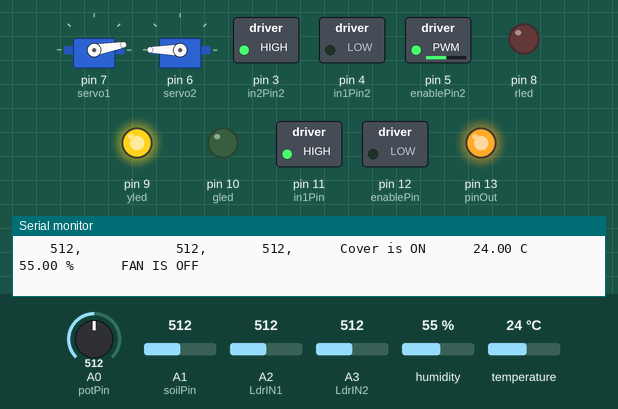
This sketch was run on a simulated Arduino Uno, built with avr-gcc and run on an emulated ATmega328P. On the bench: 2 × servo, switched loads named in the sketch (green lamp = pin HIGH), output pins drawn as LEDs (lit = HIGH), the last lines printed to the serial monitor. Inputs (shaded band) come from the test bench; at power-on: temperature 24 °C, A1 (soilPin) = 512, A0 (potPin) = 512, A2 (LdrIN1) = 512, A3 (LdrIN2) = 512, humidity 55 %.

Above: at 1.2 s.
1.3 s: temperature set to 28 °C
3.3 s: temperature set to 31 °C
At 5.0 s:
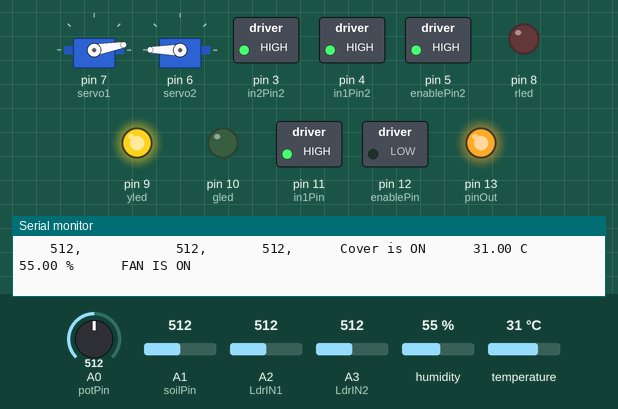
5.7 s: A1 (soilPin) set to 485
At 7.2 s:
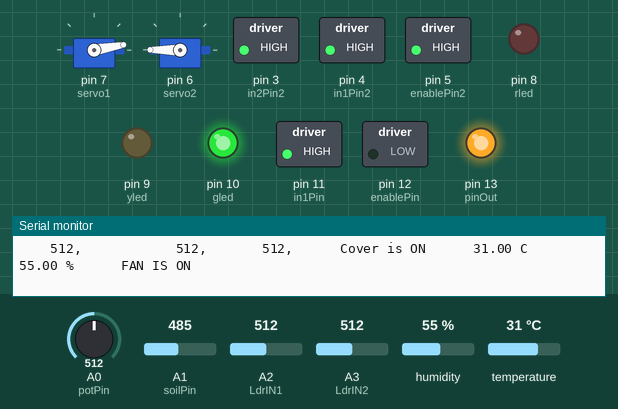
7.7 s: A1 (soilPin) set to 810
At 9.4 s:
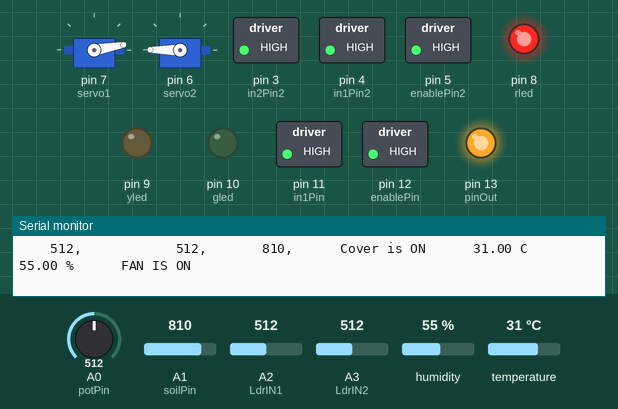
9.8 s: A0 (potPin) set to 500
At 11.5 s:
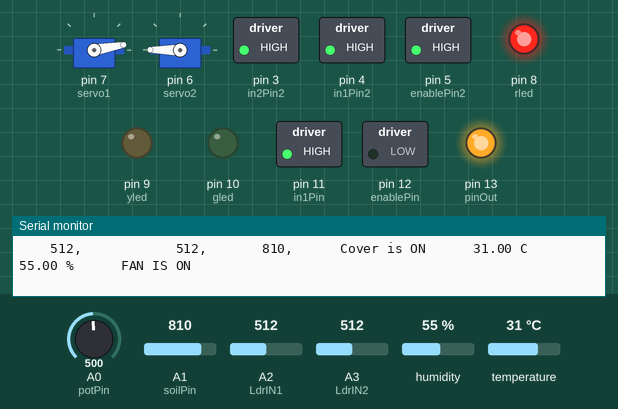
11.8 s: temperature set to 12 °C
At 13.8 s:
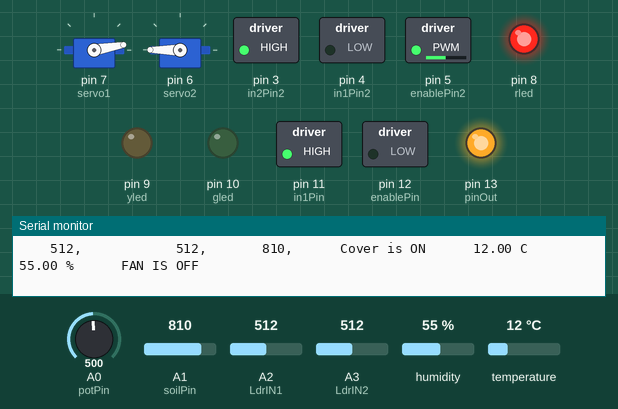
Timing chart, 0 to 14.9 s (numbered marks = the images above; inputs shaded):
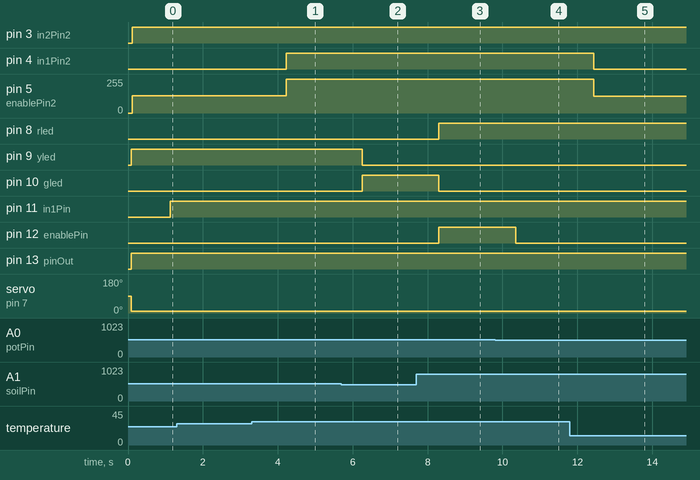

The sketch:

sketch_oct10b.ino
```cpp
#include <dht.h>
#include <Servo.h>
/*************************************/
dht DHT;
/************ COVER    ****************/
Servo servo1;
Servo servo2;
int LdrIN1 = A2; //light sensor 1
int LdrIN2 = A3; //light sensor 2
int lightValue1 = 0;
int lightValue2 = 0;
/************  COVER END  ****************/

/**************  WATER PUMP  *******************/
int enablePin = 12;
int in1Pin = 11;
//int in2Pin = 9;
int pinOut = 13;
//int switchPin = 7;
int potPin = A0;
//int statusPin= 13;
int soilPin = A1;
int soilValue;
int gled = 10;
int yled = 9;
int rled = 8;
int speed;
int speed2;
/*********   WATER PUMP END  **************/

/*****  TEMPERATURE CONTROL SYSTEM  *******/
int enablePin2 = 5;
int in1Pin2 = 4;
int in2Pin2 = 3;
int switchPin2 = 1;

int potPin2 = 0; //***///**//*CAUTION---------------

//int statusPin= 13;
int DHT11_PIN= A4;
/***  TEMPERATURE CONTROL SYSTEM END ***/

void setup()
{
  Serial.begin(9600);
  pinMode(in1Pin, OUTPUT); //pin 10
  //pinMode(in2Pin, OUTPUT);
  pinMode(pinOut, OUTPUT); //pin 9
  pinMode(enablePin, OUTPUT); //pin 11
  //pinMode(switchPin, INPUT_PULLUP); //pin 7
  //pinMode(statusPin,OUTPUT); //pin 13 // not in use
  pinMode(gled, OUTPUT); //green
  pinMode(yled, OUTPUT); //yellow
  pinMode(rled, OUTPUT); //red
  pinMode(LdrIN1, INPUT);
  pinMode(LdrIN2, INPUT);
  //pinMode(ServoOut, OUTPUT);
   Serial.println("Light Sensor 1,\t\tLight Sensor 2,\t\tSoil Moisture,\t\tCover Status,\t\tTemperature,\t\tHumidity,\t\tFan Status");
   servo1.attach(7);
   servo2.attach(6);

/*********  TEMPERATURE CONTROL SYSTEM  **************/
  pinMode(DHT11_PIN,INPUT);
  pinMode(in1Pin2, OUTPUT);/*PIN10*/
  pinMode(in2Pin2, OUTPUT);/*PIN9*/
  pinMode(enablePin2, OUTPUT);/**/
  pinMode(switchPin2, INPUT_PULLUP);
  //pinMode(statusPin,OUTPUT);
/*********  TEMPERATURE CONTROL SYSTEM END  ******************/
}

void loop()
{
  lightValue1 = analogRead(LdrIN1);
  lightValue2 = analogRead(LdrIN2);
  Serial.print("    ");
  Serial.print(lightValue1);
  Serial.print(",      \t\t  ");
  Serial.print(lightValue2);
  Serial.print(", \t\t\t");
  Serial.print(soilValue);
  Serial.print(",  \t\t");

  //digitalWrite(13,HIGH);
  int speed = analogRead(potPin) / 4;
  soilValue = analogRead(soilPin);
  //boolean reverse = digitalRead(switchPin);
  boolean reverse = digitalRead(pinOut);
  ///////////////////////////////////////////
  if(lightValue1 < 500 && lightValue2 < 500)
  {
    Serial.print("Cover is OFF");
    servo1.write(180);
    //digitalWrite(ServoOut, HIGH);
  }
  else
  {
    Serial.print("Cover is ON");
    servo1.write(10);
   // digitalWrite(ServoOut, HIGH);
  }
  /////////////////////////////////////////
  if(lightValue1 > 500 || lightValue2 > 500)
  {
    servo2.write(180);
    //digitalWrite(ServoOut, HIGH);
  }
  else
  {
    servo2.write(10);
   // digitalWrite(ServoOut, HIGH);
  }
  //////////////////////////////////////////
  if(soilValue > 800)
    setMotor(speed, reverse);
  else
    setMotor(1, reverse);

soilValue = analogRead(soilPin);
  if(soilValue < 500)
  {
    digitalWrite(gled, HIGH); //9
    digitalWrite(yled, LOW);//8
    digitalWrite(rled, LOW);//7
  }
  else if(soilValue >= 500 && soilValue < 800)
  {
    digitalWrite(yled, HIGH);
    digitalWrite(rled, LOW);
    digitalWrite(gled, LOW);
  }
  else
  {
    digitalWrite(rled, HIGH);
    digitalWrite(yled, LOW);
    digitalWrite(gled, LOW);
  }
/********* TEMPERATURE CONTROL SYSTEM  *********/

  int chk = DHT.read11(DHT11_PIN);
  //Serial.print("Temperature = ");
  Serial.print("  \t\t");
  Serial.print(DHT.temperature);
  Serial.print(" C\t");
  //Serial.print("Humidity = ");
  Serial.print("\t\t");
  Serial.print(DHT.humidity);
  Serial.print(" %");

 int speed2 = analogRead(potPin2) / 4;
  boolean reverse2 = digitalRead(switchPin2);
  setMotor2(speed2, reverse2);

  if(DHT.temperature >= 30)
  {
    Serial.print("  \t\t");
   // Serial.print(" ");
    Serial.println("FAN IS ON");
    //digitalWrite(in2Pin2,HIGH);
   digitalWrite(enablePin2,HIGH);

    digitalWrite(in1Pin2,HIGH);
  }
  else
  {
    Serial.print("  \t\t");
   // Serial.print(" ");
    Serial.println("FAN IS OFF");
    digitalWrite(in1Pin2,LOW);
  }
/********* TEMPERATURE CONTROL SYSTEM END  ************/
   delay (1000);
}

void setMotor(int speed,boolean reverse)
{
  analogWrite(enablePin, speed);
  digitalWrite(in1Pin,  reverse);
  digitalWrite(pinOut, HIGH);
}

 void setMotor2(int speed2, boolean reverse2)
{
  analogWrite(enablePin2, speed2);
  digitalWrite(in1Pin2, ! reverse2);
  digitalWrite(in2Pin2, reverse2);
}
```

Measured:
- the behaviour switches between 29 and 30 °C on temperature (found by bisection; images 0 and 1)
- the behaviour switches between 500 and 499 on A1 (soilPin) (found by bisection; images 1 and 2)
- the behaviour switches between 512 and 511 on A0 (potPin) (found by bisection; images 3 and 4)
- after the input at 3.3 s, pin 4 (in1Pin2): LOW → HIGH after 0.93 s; pin 5 (enablePin2): 128/255 → 255/255 after 0.93 s
- after the input at 5.7 s, pin 9 (yled): HIGH → LOW after 0.55 s; pin 10 (gled): LOW → HIGH after 0.55 s
- after the input at 7.7 s, pin 8 (rled), pin 12 (enablePin): LOW → HIGH after 0.60 s; pin 10 (gled): HIGH → LOW after 0.60 s
- after the input at 9.8 s, pin 12 (enablePin): HIGH → LOW after 0.56 s
- after the input at 11.8 s, pin 4 (in1Pin2): HIGH → LOW after 0.63 s; pin 5 (enablePin2): 255/255 → 125/255 after 0.63 s
